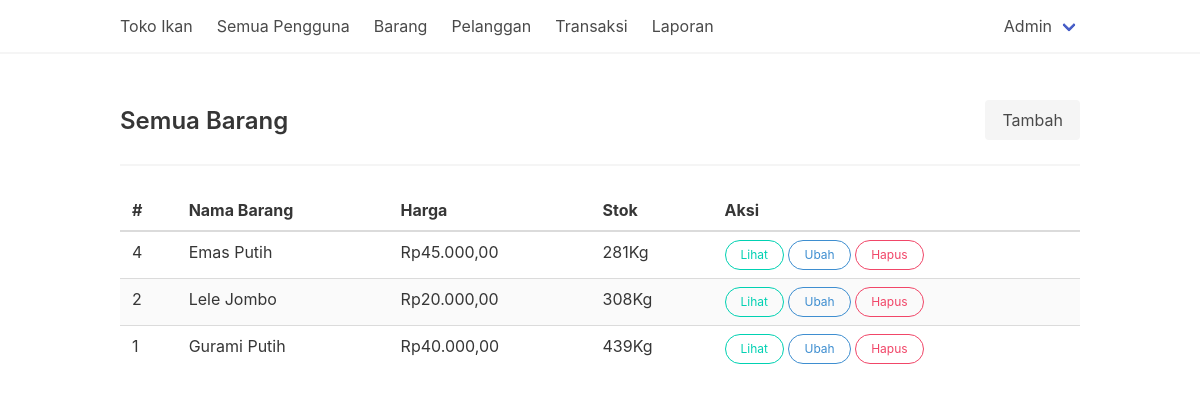
Page /barang.php (signed in) on the earlier database version.
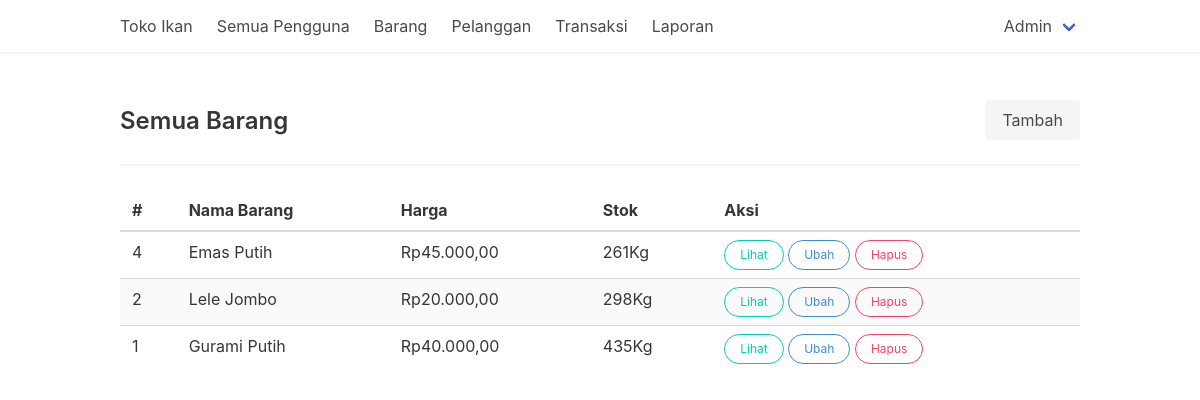
Same page on the later database version.
### tables this page shows
CREATE TABLE `barang` (
  `id_barang_055` int(11) NOT NULL,
  `nama_barang_055` varchar(30) NOT NULL,
  `harga_barang_055` decimal(16,2) NOT NULL,
  `stok_barang_055` int(11) NOT NULL
);

### config/function.php (called while the page is built, shortened)
<?php
function money($number)
{
    return 'Rp' . number_format($number, 2, ',', '.');
}
function kilo($amount)
{
    return "{$amount}Kg";
}

### barang.php (the view, shortened to what this page needs)
<?php
require_once "template/theHeader.php";
?>
<div class="level">
    <div class="level-left">
        <div class="level-item">
            <h1 class="title is-4">Semua Barang</h1>
        </div>
    </div>
    <div class="level-right">
        <div class="level-item">
            <a href="barang-create.php" class="button is-light">Tambah</a>
        </div>
    </div>
</div>
<hr>
<div class="table-container">
    <table class="table is-hoverable is-striped is-fullwidth">
        <thead>
            <tr>
                <th>#</th>
                <th>Nama Barang</th>
                <th>Harga</th>
                <th>Stok</th>
                <th>Aksi</th>
            </tr>
        </thead>
        <tbody>
            <?php
            $query = $conn->query("SELECT * FROM barang ORDER BY id_barang_055 DESC");
            while ($item = $query->fetch_object()) {
            ?>
                <tr>
                    <td><?= $item->id_barang_055; ?></td>
                    <td><?= $item->nama_barang_055; ?></td>
                    <td><?= money($item->harga_barang_055); ?></td>
                    <td><?= kilo($item->stok_barang_055); ?></td>
                    <td>
                        <a href="barang-show.php?id=<?= $item->id_barang_055; ?>" class="button is-small is-rounded is-outlined is-primary">
                            Lihat
                        </a>
                        <a href="barang-edit.php?id=<?= $item->id_barang_055; ?>" class="button is-small is-rounded is-outlined is-info">
                            Ubah
                        </a>
                        <a href="?hapus=<?= $item->id_barang_055; ?>" class="button is-small is-rounded is-outlined is-danger" onclick="return confirm('Apakah Anda yakin ingin menghapus data tersebut?');">
                            Hapus
                        </a>
                    </td>
                </tr>
            <?php } ?>
        </tbody>
    </table>
</div>
<?php
require_once "template/theFooter.php"
?>

Differences in the rows shown:
changed barang "Emas Putih": stok_barang_055 "281Kg" → "261Kg"
changed barang "Lele Jombo": stok_barang_055 "308Kg" → "298Kg"
changed barang "Gurami Putih": stok_barang_055 "439Kg" → "435Kg"
